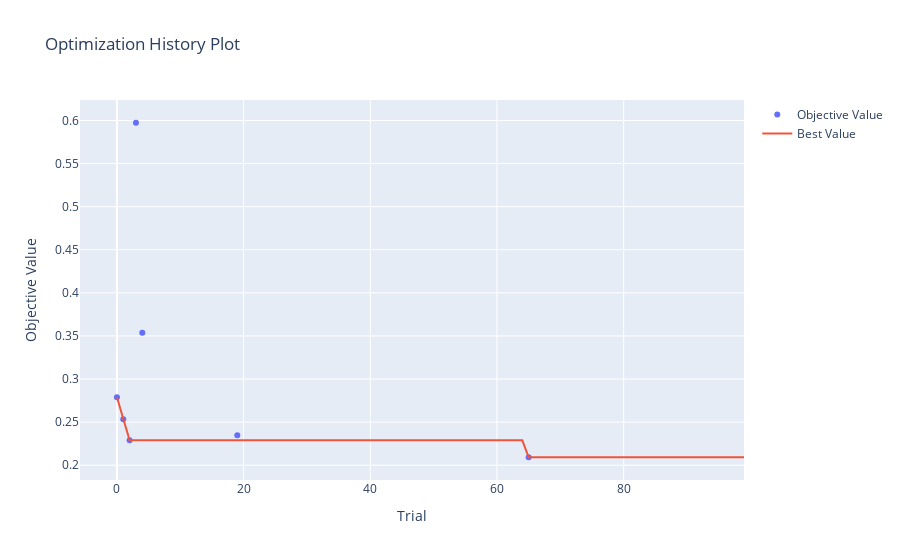

The cell this chart's notebook holds for it:
### Code cell
if is_multi_objective:
    fig = vis.plot_optimization_history(study, target=lambda t: t.values[1], target_name='Accuracy')
else:
    fig = vis.plot_optimization_history(study)
fig.show()
